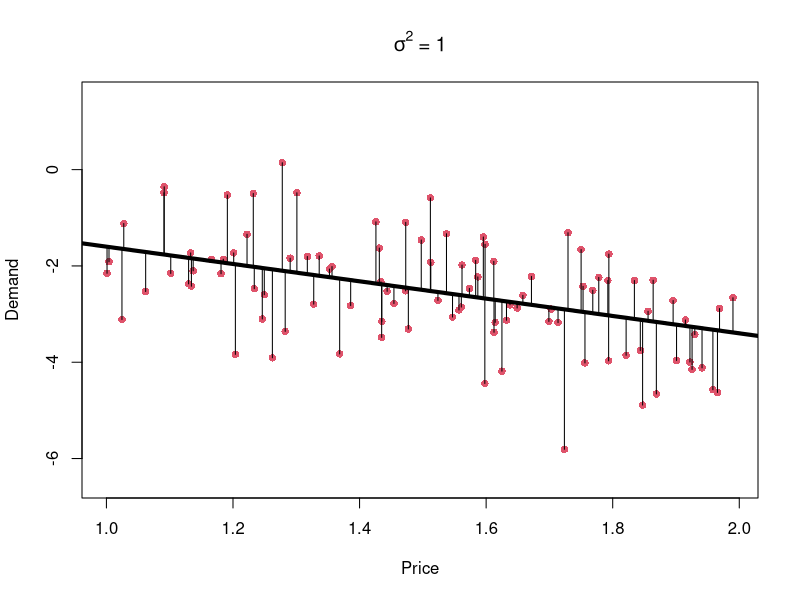
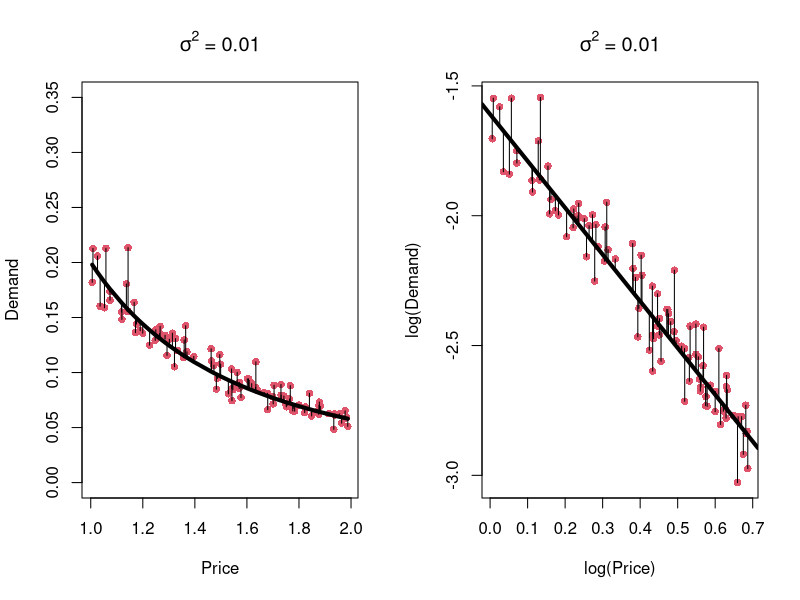
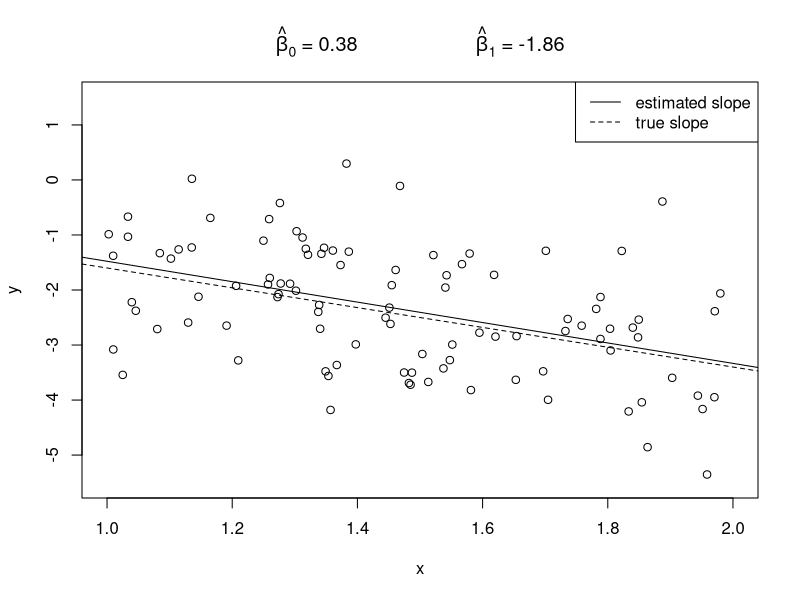
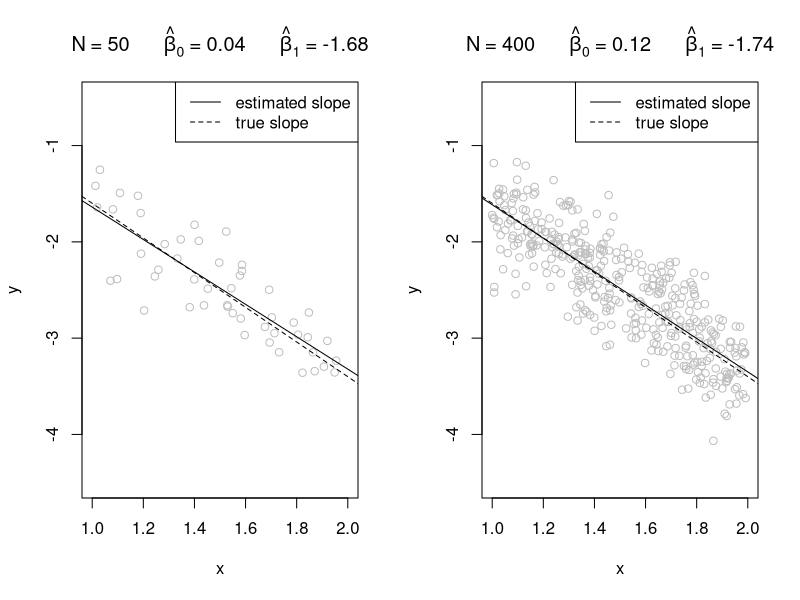
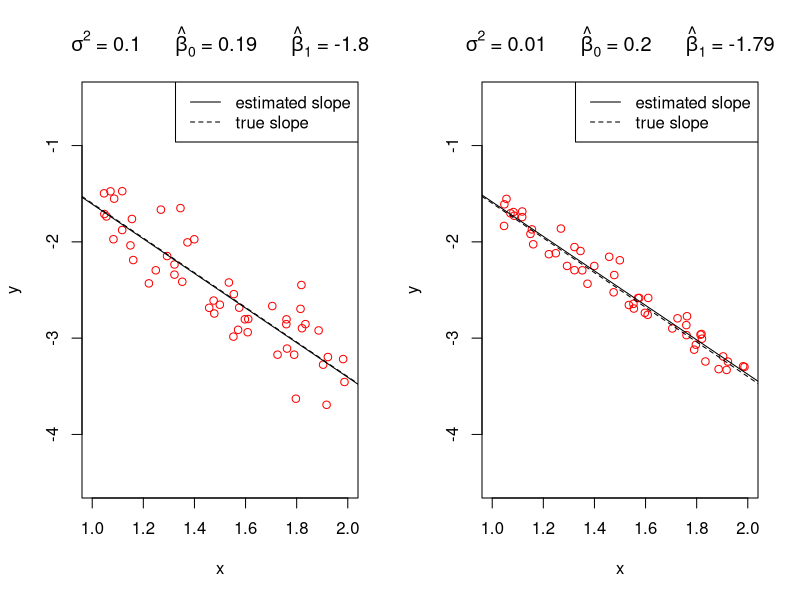
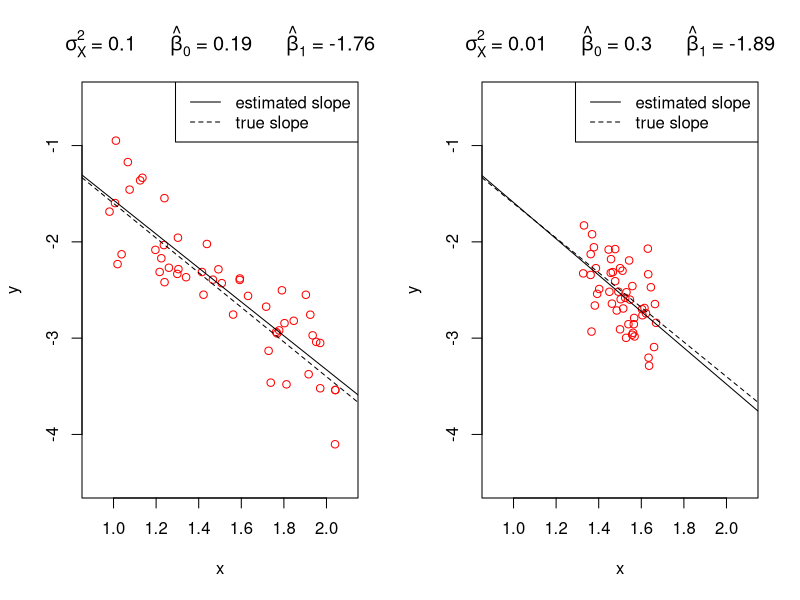
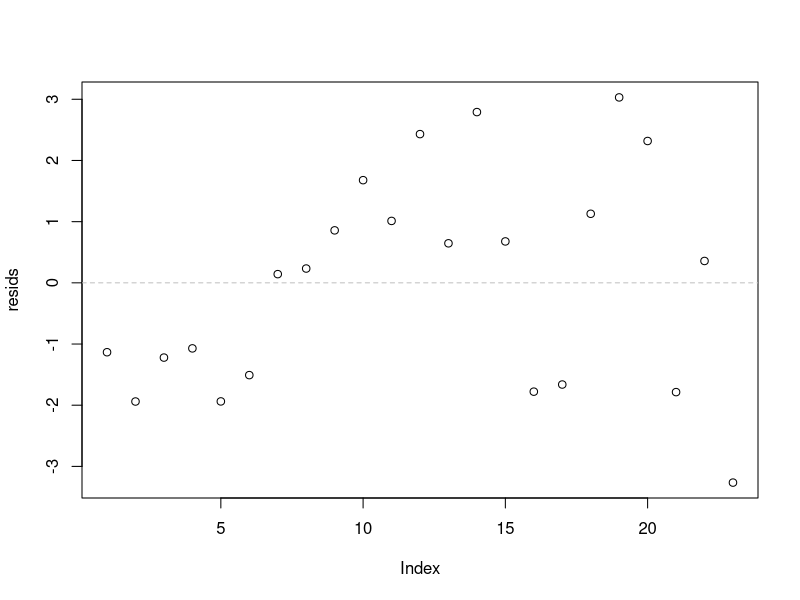
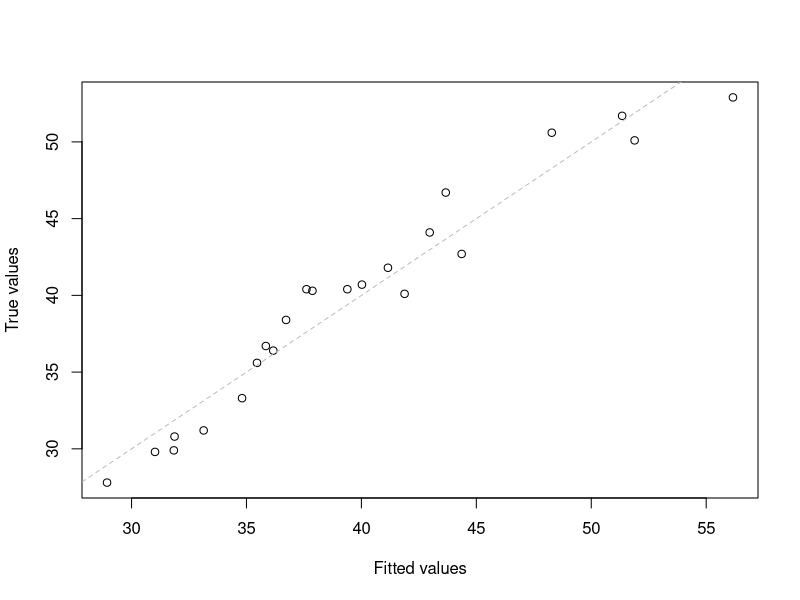

Generate these figures, in order, with R:

# Slide 23 ----------------------------------------------------------------
# Loading and depicting data

# Make sure that the working directory is set to the folder the data is located in
marketing <- read.csv("marketing.csv")

# Look at whole dataset
marketing
View(marketing) #Only works in RStudio

# Only look at first few entries
head(marketing)

# Try the same with the other datasets mentioned on slide 23


# Slide 34 ----------------------------------------------------------------

beta0 <- 0.2
beta1 <- -1.8
N <- 100
sigma <- 1

# Generate random covariates
x <- runif(N) + 1

# Generate error term from normal distribution
u <- rnorm(N, 0, sigma)

# Implement the linear model
y <- beta0 + beta1 * x + u

# Plot the resulting data
plot(x, y, col = 2, pch = 16, xlab = "Price", ylab = "Demand",
     ylim = c(-6.5, 1.5), main = bquote(sigma^2 ~ "=" ~ .(sigma^2)))

# Add the true regression line
abline(beta0, beta1, lwd = 4)

# Add lines representing residuals
yhat <- beta0 + beta1 * x
for (i in 1:N) {
  lines(c(x[i], x[i]), c(yhat[i], y[i]))
}


# Slide 39 ----------------------------------------------------------------


n <- 100
beta0tilde <- .2
beta1 <- -1.8
sigma <- sqrt(.01)

x <- sort(runif(n) + 1)
u <- rnorm(n, 0, sigma)
yhat <- beta0tilde * x ^ beta1
y <- yhat * exp(u)

par(mfrow = c(1,2))
plot(x, y, col = 2, pch = 16, xlab = "Price", ylab = "Demand",
     ylim = c(0, 0.35), main = bquote(sigma^2 ~ "=" ~ .(sigma^2)))
lines(x, yhat, lwd = 4)

for (i in 1:n) {
  lines(c(x[i], x[i]), c(yhat[i], y[i]))
}

plot(log(x), log(y), col = 2, pch = 16, xlab = "log(Price)",
     ylab = "log(Demand)",
     main = bquote(sigma^2 ~ "=" ~ .(sigma^2)))
abline(log(beta0tilde), beta1, lwd = 4)

for (i in 1:n) {
  lines(log(c(x[i], x[i])), log(c(yhat[i], y[i])))
}



# Slide 67 ----------------------------------------------------------------

par(mfrow = c(1,1))

beta0 <- .2
beta1 <- -1.8
N <- 100
sigma <- 1

# Generate random covariates
x <- runif(N) + 1

# Generate error term from normal distribution
u <- rnorm(N, 0, sigma)

# Implement the linear model
y <- beta0 + beta1*x + u

# Estimate a linear model
mylm <- lm(y ~ x)

# Plot resulting data and add estimated parameters as title
plot(x, y, main = bquote(hat(beta)[0] ~ "=" ~ .(round(mylm$coef[1], 2)) ~
                           "                  " ~ hat(beta)[1] ~ "=" ~ .(round(mylm$coef[2], 2))),
     xlim = c(1,2), ylim = c(-5.5, 1.5), col = "black")

# Add true regression line
abline(beta0, beta1, lty=2)

# Add estimated regression line
abline(mylm)

# Add legend
legend("topright", legend=c("estimated slope","true slope"), lty=c(1,2))


# Slide 70 ----------------------------------------------------------------

#### This code demonstrates the difference the number of observations makes
beta0 <- .2
beta1 <- -1.8
sigma <- sqrt(.1)

# Set two different sample sizes
N <- 50
N2 <- 400

# This allows two plots to be displayed next to one another
par(mfrow = c(1,2))

x <- runif(N) + 1
u <- rnorm(N, sd = sigma)
y <- beta0 + beta1*x + u

mylm <- lm(y ~ x)

plot(x, y, main = bquote(N ~ "=" ~ .(N) ~ "    " ~ hat(beta)[0] ~ "=" ~ .(round(mylm$coef[1], 2)) ~
                           "    " ~ hat(beta)[1] ~ "=" ~ .(round(mylm$coef[2], 2))),
     xlim = c(1,2), ylim = c(-4.5, -.5), col = "gray")

abline(beta0, beta1, lty=2)
abline(mylm)

legend("topright", legend=c("estimated slope","true slope"), lty=c(1,2))

# Now generate a second, larger data set (with the same underlying true model)
# and estimate the parameters a second time
x2 <- runif(N2) + 1
u2 <- rnorm(N2, sd = sigma)
y2 <- beta0 + beta1*x2 + u2

mylm2 <- lm(y2 ~ x2)

plot(x2, y2, main = bquote(N ~ "=" ~ .(N2) ~ "    " ~ hat(beta)[0] ~ "=" ~ .(round(mylm2$coef[1], 2)) ~
                             "    " ~ hat(beta)[1] ~ "=" ~ .(round(mylm2$coef[2], 2))),
     xlim = c(1,2), ylim = c(-4.5, -.5), col = "gray", xlab = "x", ylab = "y")

abline(beta0, beta1, lty=2)
abline(mylm2)

legend("topright", legend=c("estimated slope","true slope"), lty=c(1,2))


#### This code demonstrates the effect of differing error variances
beta0 <- .2
beta1 <- -1.8
N <- 50

# Set two different error variances
sigma <- sqrt(.1)
sigma2 <- sqrt(.01)

par(mfrow = c(1,2))

x <- runif(N) + 1
u <- rnorm(N, sd = sigma)
y <- beta0 + beta1*x + u

mylm <- lm(y ~ x)

plot(x, y, main = bquote(sigma^2 ~ "=" ~ .(sigma^2) ~ "    " ~ hat(beta)[0] ~ "=" ~ .(round(mylm$coef[1], 2)) ~
                           "    " ~ hat(beta)[1] ~ "=" ~ .(round(mylm$coef[2], 2))),
     xlim = c(1,2), ylim = c(-4.5, -.5), col = "red")

abline(beta0, beta1, lty=2)
abline(mylm)

legend("topright", legend=c("estimated slope","true slope"), lty=c(1,2))

x2 <- x
# Note that now the error term is generated with a different variance (sigma2)
u2 <- rnorm(N, sd = sigma2)
y2 <- beta0 + beta1*x2 + u2

mylm2 <- lm(y2 ~ x2)

plot(x2, y2, main = bquote(sigma^2 ~ "=" ~ .(sigma2^2) ~ "    " ~ hat(beta)[0] ~ "=" ~ .(round(mylm2$coef[1], 2)) ~
                             "    " ~ hat(beta)[1] ~ "=" ~ .(round(mylm2$coef[2], 2))),
     xlim = c(1,2), ylim = c(-4.5, -.5), col = "red", xlab = "x", ylab = "y")

abline(beta0, beta1, lty=2)
abline(mylm2)

legend("topright", legend=c("estimated slope","true slope"), lty=c(1,2))


#### This code demonstrates the effect of larger variability of x
beta0 <- .2
beta1 <- -1.8
N <- 50
sigma <- sqrt(.1)

# Set two different variances for x
sigmax1 <- sqrt(.1)
sigmax2 <- sqrt(.01)

# Variance of uniform distribution is range^2/12
range1 <- sqrt(12 * sigmax1^2)
range2 <- sqrt(12 * sigmax2^2)

par(mfrow = c(1,2))

# Note that now x comes from a uniform distribution with differing range
x <- runif(N, 1.5 - range1/2, 1.5 + range1/2)
u <- rnorm(N, sd = sigma)
y <- beta0 + beta1*x + u

mylm <- lm(y ~ x)

plot(x, y, main = bquote(sigma[X]^2 ~ "=" ~ .(sigmax1^2) ~ "    " ~ hat(beta)[0] ~ "=" ~ .(round(mylm$coef[1], 2)) ~
                           "    " ~ hat(beta)[1] ~ "=" ~ .(round(mylm$coef[2], 2))),
     xlim = c(.9,2.1), ylim = c(-4.5, -.5), col = "red")

abline(beta0, beta1, lty=2)
abline(mylm)

legend("topright", legend=c("estimated slope","true slope"), lty=c(1,2))

# Note that now x comes from a uniform distribution with differing range
x2 <- runif(N, 1.5 - range2/2, 1.5 + range2/2)
u2 <- rnorm(N, sd = sigma)
y2 <- beta0 + beta1*x2 + u2

mylm2 <- lm(y2 ~ x2)

plot(x2, y2, main = bquote(sigma[X]^2 ~ "=" ~ .(sigmax2^2) ~ "    " ~ hat(beta)[0] ~ "=" ~ .(round(mylm2$coef[1], 2)) ~
                             "    " ~ hat(beta)[1] ~ "=" ~ .(round(mylm2$coef[2], 2))),
     xlim = c(.9,2.1), ylim = c(-4.5, -.5), col = "red", xlab = "x", ylab = "y")

abline(beta0, beta1, lty=2)
abline(mylm2)

legend("topright", legend=c("estimated slope","true slope"), lty=c(1,2))


# Slide 95 ----------------------------------------------------------------

# This is an example of how to load a data set and estimate a linear model
chicken <- read.csv("chicken.csv")

# Estimate the multiple linear regression model
# More covariates are added by combining them with a '+' sign
chick_lm <- lm(consum ~ income + pchick + pbeef + ppork, data = chicken)

# Simply printing chick_lm gives you a brief overview of the estimated parameters
chick_lm

# More information can be gained by using the summary() function
summary(chick_lm)

# If one wants to estimate a multiple log-linear model, the covariates and the response can
# be wrapped in the log() function
chick_log <- lm(log(consum) ~ log(income) + log(pchick) + log(pbeef) + log(ppork), data = chicken)
summary(chick_log)



# Slide 107 ---------------------------------------------------------------

yieldus <- read.csv("yieldus.csv")

# To bring notation in line with slides, create y, x1, x2 and x3
y <- yieldus$Y3
x1 <- yieldus$Y1
x2 <- yieldus$Y60
x3 <- x2 - x1

# Estimate model without spread
yield_lm1 <- lm(y ~ x1 + x2)
summary(yield_lm1)
# All parameters estimated without hiccups!

# Now we add the spread
yield_lm2 <- lm(y ~ x1 + x2 + x3)
summary(yield_lm2)
# The parameter for x3 could not be estimated, due to perfect multicollinearity
# Check what happens if you change the order of the covariates in R (e.g. lm(y ~ x3 + x2 + x1))


# Slide 128 ---------------------------------------------------------------

# This is the same data set and model as in the code for slide 95
chicken <- read.csv("chicken.csv")
chick_lm <- lm(consum ~ income + pchick + pbeef + ppork, data = chicken)

# Residuals are obtained with the residuals() function
resids <- residuals(chick_lm)

# These can then be easily plotted with plot()
dev.off() # This command clears any previous plots
plot(resids)
# Add a horizontal line at zero as a visual guide
abline(h = 0, lty = 2, col = "grey")

# To get the fitted values from R, there are two functions, fitted() and predict()
# predict() can additionally generate predicted from new data for covariates
fit <- predict(chick_lm)
fit2 <- fitted(chick_lm)

# Both produce the same results
all.equal(fit, fit2)

# However, predict can do more. Here is an example:
newdata <- data.frame(income = 1200, pbeef = 80, pchick = 50, ppork = 55)
predict(chick_lm, newdata = newdata)


# Plot the fitted values against the true values
plot(x = fit, y = chicken$consum, xlab = "Fitted values", ylab = "True values")
# Add f(x) = x function, as a visual guide for how accurate our model is
abline(b = 1, a = 0, lty = 2, col = "grey")
# How could you find the residuals from this plot?


# Slide 134 ---------------------------------------------------------------

# Use same model as slide 128 (above)
# summary() gives you the parameter estimates and the standard errors
summary(chick_lm)

# An alternative way to obtain the standard errors via the vcov() function
# vcov() extracts the variance-covariance matrix of the OLS estimators
var_cov <- vcov(chick_lm)
var_cov

# The square root of the diagonal elements of the variance-covariance matrix are the standard errors
# Note: diag() extracts the elements on the diagonal of a matrix
sqrt(diag(var_cov))


# Slide 143 -----------------------------------------------------------

n <- 100
sigma <- sqrt(.1)
sigmax <- sqrt(1)
xbar <- 0
b0 <- .2
b1 <- -1.8
b2 <- 0
rho <- .7  # correlation of predictors

xrange <- sqrt(12*sigmax^2)
x1 <- runif(n, -xrange/2, xrange/2) + xbar
tmp1 <- runif(n, -xrange/2, xrange/2) + xbar
tmp2 <- rbinom(n, 1, rho)
x2 <- x1*tmp2 + tmp1*(1-tmp2)

y <- b0 + b1*x1 + b2*x2 + rnorm(n, 0, sigma)

mod <- lm(y ~ x1 + x2)
summary(mod)

# Observe that the estimator for b2 is generally different from 0!



# Slide 144/145 -----------------------------------------------------------

# This code generates the plots as seen on slides 144/145
set.seed(1)

reps <- 200
n <- 100
sigma <- sqrt(.1)
sigmax <- sqrt(1)
xbar <- 0
b0 <- .2
b1 <- -1.8
b2 <- 0
rho <- .7  # correlation of predictors

xrange <- sqrt(12*sigmax^2)
x1 <- runif(n, -xrange/2, xrange/2) + xbar
tmp1 <- runif(n, -xrange/2, xrange/2) + xbar
tmp2 <- rbinom(n, 1, rho)
x2 <- x1*tmp2 + tmp1*(1-tmp2)

res <- vector("list", 2)
res[[1]] <- matrix(NA_real_, nrow = reps, ncol = 2)
res[[2]] <- matrix(NA_real_, nrow = reps, ncol = 3)

for (i in 1:reps) {
  y <- b0 + b1*x1 + b2*x2 + rnorm(n, 0, sigma)
  mylm2 <- lm(y ~ x1)
  res[[1]][i,] <- coef(mylm2)
  mylm3 <- lm(y ~ x1 + x2)
  res[[2]][i,] <- coef(mylm3)
}

par(mar = c(3.3,4,2,1.5), mgp = c(2.3,.7,0))

plot(res[[2]][,2], res[[2]][,3], xlab = bquote(paste(hat(beta)[1], " (important variable)")), ylab = bquote(paste(hat(beta)[2], " (redundant variable)")))
mtext(bquote(N ~ "=" ~ .(n) ~ "    " ~ sigma^2 ~ "=" ~
               .(sigma^2) ~ "    " ~ sigma[X[1]]^2 ~ "=" ~ sigma[X[2]]^2 ~ "=" ~
               .(sigmax^2) ~ "    " ~ mu[X[1]] ~ "=" ~ mu[X[2]] ~ "=" ~
               .(xbar) ~  "    " ~ sigma[X[1]*X[2]] ~ "=" ~
               .(rho)),
      cex=1.4)
abline(h = b2, col = "gray")
for (j in 1:3) points(b1, b2, cex = j, col = 2)

ylims <- range(res[[1]][,2], res[[2]][,2])

par(mfrow = c(1,2), mar = c(3.3,4,2,1.5), mgp = c(2.3,.7,0))

mains <- c("One predictor", "Two predictors")
for (i in 1:2) {
  plot(res[[i]][,1], res[[i]][,2], xlab = bquote(paste(hat(beta)[0], "")),
       ylab = bquote(paste(hat(beta)[1], "")), ylim = ylims,
       main = mains[i])
  abline(h = b2, col = "gray")
  for (j in 1:3) points(b0, b1, cex = j, col = 2)
}


#### FROM HERE ON OUT IS NEW CODE
# Slide 165 ---------------------------------------------------------------

# This is the same data set and model as in the code for slide 95
chicken <- read.csv("chicken.csv")
chick_lm <- lm(consum ~ income + pchick + pbeef + ppork, data = chicken)

# summary() function automatically outputs t statistic and p-value
sum <- summary(chick_lm)
sum

# They can be extracted with the following code
t_vals <- summary(chick_lm)[["coefficients"]][, "t value"]
p_vals <- summary(chick_lm)[["coefficients"]][, "Pr(>|t|)"]
t_vals
p_vals

# Slide 183/184 -----------------------------------------------------------
marketing <- read.csv("marketing.csv")
head(marketing)
marketing_lm <- lm(rating ~ price + rq + ju + vo + wa + education + gender + income + age, marketing)
summary(marketing_lm)

# To use the command 'linearHypothesis' you must load the package 'car'
library(car)
f_test1 <- linearHypothesis(marketing_lm, c("gender = 0", "age = 0"))
f_test1

f_test2 <- linearHypothesis(marketing_lm, c("gender = 0", "age = 0", "price = 0"))
f_test2

# Now test if the effect of increasing price and increasing income is the same:
f_test3 <- linearHypothesis(marketing_lm, c("price = income"))
f_test3

# You can also play around with this and even test other linear restrictions:
f_test4 <- linearHypothesis(marketing_lm, c("2*price = income"))
f_test4

y <- rnorm(100)+2
x1 <- rnorm(100)
x2 <- rnorm(100)

model <- lm(y~ x1 + x2)
summary(model)

model_reduced <- lm(y~1)
summary(model_reduced)

linearHypothesis(model, c("x1=0", "x2=0"))

# Slide 209 ---------------------------------------------------------------

# Load marketing data
marketing <- read.csv("marketing.csv")
head(marketing)

marketing_lm <- lm(rating ~ rq + ju + vo + wa + price, marketing)
summary(marketing_lm)

linearHypothesis(marketing_lm, c("rq = vo"))

marketing_lm2 <- lm(rating ~ kr + ju + vo + wa + price, marketing)
summary(marketing_lm2)


# What happens if all brands are included?
marketing_lm_all <- lm(rating ~ rq + ju + vo + wa + kr + price, marketing)
summary(marketing_lm_all)
# How can this phenomenon be explained? --> Perfect multicollinearity

# Now a model without an intercept
marketing_lm_no_int <- lm(rating ~ 0 + rq + ju + vo + wa + kr + price, marketing)
summary(marketing_lm_no_int)
# Observe the change in the estimation of the coefficients and the different interpretation!




# Slide 215 ---------------------------------------------------------------

# This is the same data set and model as in the code for slide 95
chicken <- read.csv("chicken.csv")
chick_lm <- lm(consum ~ income + pchick + pbeef + ppork, data = chicken)
summary(chick_lm)

# Residuals are obtained throught the residuals() function
resids <- residuals(chick_lm)
resids
plot(resids)

# They can also be calculated manually
# model.matrix extracts design matrix
x <- model.matrix(chick_lm)
x

# Calculte y - x'beta
resids_man <- chicken$consum - x %*% chick_lm$coefficients

all.equal(resids, c(resids_man), check.attributes = FALSE)



# Slide 219 ---------------------------------------------------------------

u <- rnorm(1000)
u <- runif(1000,-1,1)
hist(u, breaks = 10, xlab = "Normalverteilte Fehler", main = "")

qqnorm(u)
qqline(u)


# Consider the same situation as on slide 107
yieldus <- read.csv("yieldus.csv")
# To bring notation in line with slides, create y, x1, x2 and x3
y <- yieldus$Y3
x1 <- yieldus$Y1
x2 <- yieldus$Y60

# Estimate model without spread
yield_lm1 <- lm(y ~ x1 + x2)
summary(yield_lm1)
# All parameters estimated without hiccups!

# Now have a look at the residuals
resids <- residuals(yield_lm1)

# Let's start with a histrogram
dev.off()
hist(resids, breaks = 30, xlab = "Residuals", main = "")
# What does it look like? Does this resemble the shape of the density of a normal distribution?

# Now a QQ-Plot
qqnorm(resids)
qqline(resids, col="red")
# Do the dots lie on the line? At least approximately?


# The Jarque-Bera test
JB <- tseries::jarque.bera.test(resids)
JB
# Can we reject normality?



# Now consider profits

profit <- read.csv("profit.csv")
profit_lm <- lm(GEW94 ~ GEW93 + UM94, profit[1:20, ])
summary(profit_lm)
resids <- residuals(profit_lm)

# Let's start with a histrogram
dev.off()
hist(resids, breaks = 30, xlab = "Residuals", main = "")
# What does it look like? Does this resemble the shape of the density of a normal distribution?

# Now a QQ-Plot
qqnorm(resids)
qqline(resids, col="red")
# Do the dots lie on the line? At least approximately?


# The Jarque-Bera test
JB <- tseries::jarque.bera.test(resids)
JB
# Can we reject normality?




# Slide 228 ---------------------------------------------------------------


profit <- read.csv("profit.csv")
profit_lm <- lm(GEW94 ~ GEW93, profit)
summary(profit_lm)

par(mfrow = c(1, 2))
# Plot GEW94 and 93 against each other
plot(profit$GEW93, profit$GEW94, ylab = "GEW94", xlab = "GEW93")
# Add regression line
abline(profit_lm, lty=2)
legend("topleft", legend=c("regression line"), lty=2)

# Plot residuals against explanatory variable
plot(profit$GEW93, residuals(profit_lm), ylab = "Residuals", xlab = "GEW93")
abline(0,0, lty=2)





# Slide 232 ---------------------------------------------------------------

# Start with basic model
profit <- read.csv("profit.csv")
profit_lm <- lm(GEW94 ~ GEW93, profit)

# summary() also reports R^2 (under "Multiple R-squared")
summary(profit_lm)

# Can also be calculated manually
SSR <- sum(residuals(profit_lm)^2)
SSR
TSS <- sum((profit$GEW94 - mean(profit$GEW94))^2)
TSS

1 - SSR/TSS

# Alternative way to calculate TSS
profit_lm_0 <- lm(GEW94 ~ 1, profit)
summary(profit_lm_0)
sum(residuals(profit_lm_0)^2)



# R^2 always goes down, when we add another predictor
profit_lm2 <- lm(GEW94 ~ GEW93 + UM94, profit)
summary(profit_lm2)

# Even if that predictor is not significant
profit_lm3 <- lm(GEW94 ~ GEW93 + UM94 + MA94, profit)
summary(profit_lm3)


# Slide 233 ---------------------------------------------------------------

chicken <- read.csv("chicken.csv")

# We consider the log linear model.
chick_lm1 <- lm(log(consum) ~ log(pchick), chicken)
chick_lm2 <- lm(log(consum) ~ log(income), chicken)
chick_lm3 <- lm(log(consum) ~ log(income) + log(pchick), chicken)
chick_lm4 <- lm(log(consum) ~ log(income) + log(pchick) + log(ppork), chicken)
chick_lm5 <- lm(log(consum) ~ log(income) + log(pchick) + log(ppork) + log(pbeef), chicken)



Rs <- c(
  summary(chick_lm1)$r.squared,
  summary(chick_lm2)$r.squared,
  summary(chick_lm3)$r.squared,
  summary(chick_lm4)$r.squared,
  summary(chick_lm5)$r.squared
)

SSRs <- c(
  sum(residuals(chick_lm1)^2),
  sum(residuals(chick_lm2)^2),
  sum(residuals(chick_lm3)^2),
  sum(residuals(chick_lm4)^2),
  sum(residuals(chick_lm5)^2)
)

cbind(SSRs, Rs)



# Slide 239 ---------------------------------------------------------------

AICs <- c(
  AIC(chick_lm1),
  AIC(chick_lm2),
  AIC(chick_lm3),
  AIC(chick_lm4),
  AIC(chick_lm5)
)

BICs <- c(
  BIC(chick_lm1),
  BIC(chick_lm2),
  BIC(chick_lm3),
  BIC(chick_lm4),
  BIC(chick_lm5)
)

cbind(SSRs, Rs, AICs, BICs)

# Slide 241 -----------------------------------------------------------

# Now we estimate another linear model

chick_lm6 <- lm(consum ~ income + pchick, chicken)
summary(chick_lm3)
summary(chick_lm6)
cbind(sum(residuals(chick_lm6)^2), summary(chick_lm6)$r.squared, AIC(chick_lm6), BIC(chick_lm6))

# Transform AIC and BIC from log-linear scale to linear scale
AIC(chick_lm3) + 2*sum(log(chicken$consum))
BIC(chick_lm3) + 2*sum(log(chicken$consum))


# Slide 255 -----------------------------------------------------------

# I() tells the lm command to perform this calculation before estimation
chicken_lm_quadratic <- lm(consum ~ income + pchick + I(pchick^2) + ppork + I(ppork^2), chicken)
summary(chicken_lm_quadratic)

AIC(chicken_lm_quadratic)
BIC(chicken_lm_quadratic)

chicken_lm_quadratic$coefficients

-chicken_lm_quadratic$coefficients["pchick"]/(2*chicken_lm_quadratic$coefficients["I(pchick^2)"])
-chicken_lm_quadratic$coefficients["ppork"]/(2*chicken_lm_quadratic$coefficients["I(ppork^2)"])



# Slide 262/263 -----------------------------------------------------------

chick_lm_interaction <- lm(consum ~ income + pchick + ppork + income:ppork, chicken)
summary(chick_lm_interaction)
coefs <- chick_lm_interaction$coefficients

coefs["pchick"] + mean(chicken$income) * coefs["income:ppork"]

# I() tells the lm command to perform this calculation before estimation
# This is equivalent to the following:
chick_lm_interaction2 <- lm(consum ~ pchick + ppork + income + I(income - mean(income)) : I(ppork - mean(ppork)), chicken)
summary(chick_lm_interaction2)
chick_lm_interaction2$coefficients["ppork"]


# Slide 269 ---------------------------------------------------------------

marketing <- read.csv("marketing.csv")
marketing_lm <- lm(rating ~ kr:price, marketing)

summary(marketing_lm)
marketing_lm$coefficients["price"] + marketing_lm$coefficients["kr:price"]
